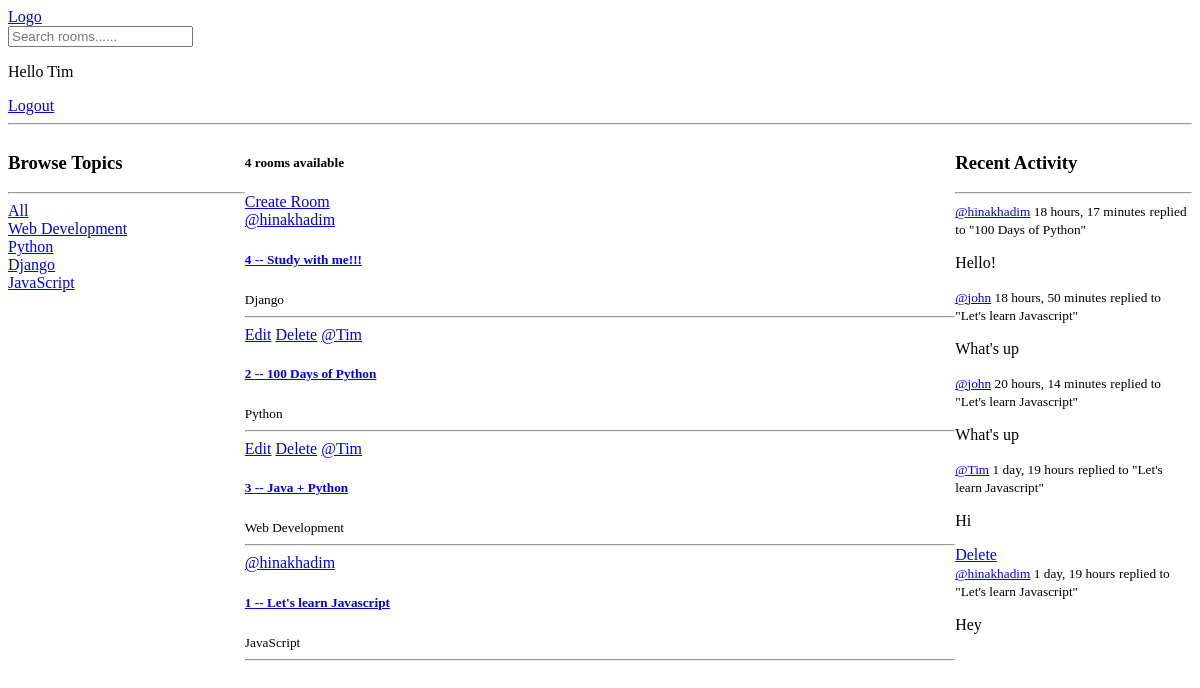
Screenshot of / (signed in) with the database file from the repository.
### base/models.py (models this page shows, shortened)
class Topic(models.Model):
    name = models.CharField(max_length=200)

class Room(models.Model):
    host = models.ForeignKey(User, on_delete=models.SET_NULL, null=True)
    topic = models.ForeignKey(Topic, on_delete=models.SET_NULL, null=True)
    name = models.CharField(max_length=200)
    description = models.TextField(null=True, blank=True)
    participants = models.ManyToManyField(
        User, related_name='participants', blank=True
    )
    updated = models.DateTimeField(auto_now=True)
    created = models.DateTimeField(auto_now_add=True)
    class Meta:
        ordering = ['-updated', '-created']
    def __str__(self) -> str:
        return self.name

class Message(models.Model):
    user = models.ForeignKey(User, on_delete=models.SET_NULL, null=True)
    room = models.ForeignKey(Room, on_delete=models.SET_NULL, null=True)
    body = models.TextField()
    updated = models.DateTimeField(auto_now=True)
    created = models.DateTimeField(auto_now_add=True)

### base/views.py (the view)
# urls.py: path('', views.home, name='home'),
def home(request):
    q = request.GET.get("q") if request.GET.get("q") is not None else ''
    rooms = Room.objects.filter(Q(topic__name__icontains=q) |
                                Q(name__icontains=q) |
                                Q(description__icontains=q)
                                )
    topics = Topic.objects.all()
    room_count = rooms.count()
    room_messages = Message.objects.all().filter(
        Q(room__name__icontains=q)).order_by('-created')
    context = {'rooms': rooms, 'topics': topics,
               'room_count': room_count, 'room_messages': room_messages}
    return render(request, 'base/home.html', context)

### base/templates/base/home.html
{% extends 'base/layout.html' %} {% block body %}
<div class="home-container">
  <div>{% include 'base/topics_component.html' %}</div>
  <div>
    <h5>{{room_count}} rooms available</h5>
    <a href="{% url 'base:create-room' %}">Create Room </a>
    {% include 'base/feed_component.html' %}
  </div>
  <div class="activity">{% include 'base/activity_component.html' %}</div>
</div>
{% endblock body %}

### base/templates/base/navbar.html
<a href="/">Logo</a>
<form method="GET" action='{% url "base:home" %}'>
  <input type="text" name="q" placeholder="Search rooms......" />
</form>
{% if request.user.is_authenticated %}
<p>Hello {{request.user}}</p>
<a href="{% url 'base:logout' %}">Logout</a>
{%else%}
<a href="{% url 'base:login' %}">Login</a>
{% endif %}
<hr />

### base/templates/base/topics_component.html
<h3>Browse Topics</h3>
<hr />
<div>
  <a href="{% url 'base:home' %}">All</a>
</div>
{% for topic in topics %}
<div>
  <a href="{% url 'base:home' %}?q={{topic.name}}">{{topic.name}}</a>
</div>
{% endfor %}

### base/templates/base/feed_component.html
<div>
  {% for room in rooms %}
  <div>
    {% if request.user == room.host %}
    <a href="{% url 'base:update-room' room.id %}">Edit</a>
    <a href="{% url 'base:delete-room' room.id %}">Delete</a>
    {% endif %}
    <a href="{% url 'base:user-profile' room.host.id %}"
      >@{{room.host.username}}</a
    >
    <a href="{% url 'base:room' room.id %}">
      <h5>{{room.id}} -- {{room.name}}</h5></a
    >
    <small>{{room.topic.name}}</small>
  </div>
  <hr />
  {% endfor %}
</div>

### base/templates/base/activity_component.html
<h3>Recent Activity</h3>
<hr />
{% for message in room_messages %}
<div>
  <small
    ><a href="{% url 'base:user-profile' message.user.id%}">
      @{{message.user}}</a
    >
    {{message.created|timesince}}</small
  >
  <small>replied to "{{message.room}}"</small>
  <p>{{message.body}}</p>
  {% if request.user == message.user %}
  <a href="{% url 'base:delete-message' message.id %}">Delete</a>
  {% endif %}
</div>
{% endfor %}

### base/static/base/main.css (style rules this page uses)
.home-container { display: grid; grid-template-columns: 1fr 3fr 1fr; }

### rows the page displays
Topic: name "Web Development"
Topic: name "Python"
Topic: name "Django"
Topic: name "JavaScript"
Room: host.username "hinakhadim", id "4", name "Study with me!!!", topic.name "Django"
Room: shows "Edit", host.username "Tim", id "2", name "100 Days of Python", topic.name "Python"
Room: shows "Edit", host.username "Tim", id "3", name "Java + Python", topic.name "Web Development"
Room: host.username "hinakhadim", id "1", name "Let's learn Javascript", topic.name "JavaScript"
Message: user "hinakhadim", created "18 hours, 17 minutes", room "100 Days of Python", body "Hello!"
Message: user "john", created "18 hours, 50 minutes", room "Let's learn Javascript", body "What's up"
Message: user "john", created "20 hours, 14 minutes", room "Let's learn Javascript", body "What's up"
Message: user "Tim", created "1 day, 19 hours", room "Let's learn Javascript", body "Hi", shows "Delete"
Message: user "hinakhadim", created "1 day, 19 hours", room "Let's learn Javascript", body "Hey"

### other values shown
{{ request.user }} "Tim"
{{ room_count }} "4"
